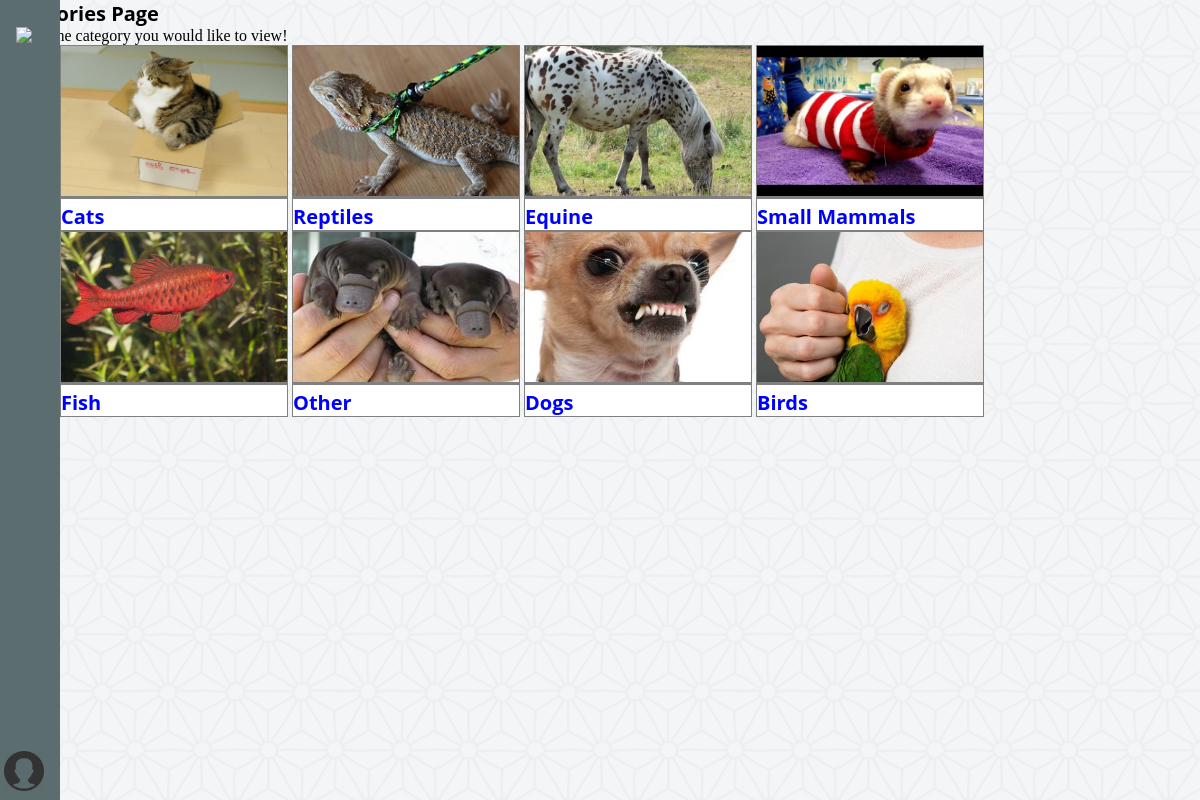
The app's page /gsp/cats/ with its own data.
### gsp/models.py (models this page shows, shortened)
class Category(models.Model):
    name = models.CharField(max_length=128, unique=True)
    slug = models.SlugField(unique=True)
    img = models.CharField(max_length=64, unique=True)
    class Meta:
        verbose_name_plural = 'Categories'

### gsp/views.py (the view)
def cats(request):
    category_list = Category.objects.all()
    context_dict = {'categories': category_list}
    return render(request, 'gsp/cats.html', context=context_dict)

### templates/gsp/cats.html (shortened to what this page needs)
<!DOCTYPE html>
{% extends 'gsp/base.html' %}
{% load staticfiles %}
{% block body_block %}
	<h1>Categories Page</h1>
		<div>Choose the category you would like to view!</div>
			{% if categories %}
			<div class = "cardunit">
			{% for category in categories %}
			<div class = "smallcard" id = "myBtn">
				<div class = "smallpet">
					<img src="{{ MEDIA_URL }}{{ category.img }}"
						alt = "Picture of "{{ category.name }}
				</div>
				<h1><a href="/gsp/category/{{ category.slug }}"
					style="color:blue;">{{ category.name }}</h1></a>
				</div>
				</div>
				{% endfor %}
			</div>
			{% else %}
				<strong>There are no categories present.</strong>
			{% endif %}
		</div>
{% endblock %}

### static/css/template-css.css (style rules this page uses)
* { margin: 0px; }
body h1 { font-family: 'Open Sans', sans-serif; font-weight: 700; font-size: 20px; }
body { background-image: url('background.png') }
a { text-decoration: none; display:inline-block; color: white; }
.cardunit { display: inline-block; position: relative; margin-left: 5%; }
.smallcard { display: inline-block; width: 20%; background-color: white; height:10%; margin-left: 0px; border: solid; border-color: gray; border-width: thin; box-sizing: border-box; }
.smallcard h1,h4 { display: inline-block; }
.smallpet img { width: 100%; height:150px; object-fit: cover; border-bottom: solid; border-color: gray; }

### records on screen
Category: img (picture), name "Cats"
Category: img (picture), name "Reptiles"
Category: img (picture), name "Equine"
Category: img (picture), name "Small Mammals"
Category: img (picture), name "Fish"
Category: img (picture), name "Other"
Category: img (picture), name "Dogs"
Category: img (picture), name "Birds"
